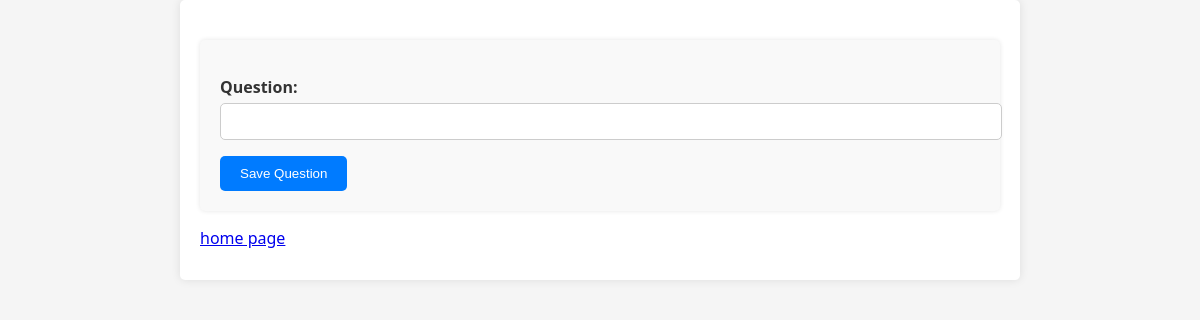
The app's page /forum/ (signed in), older data.
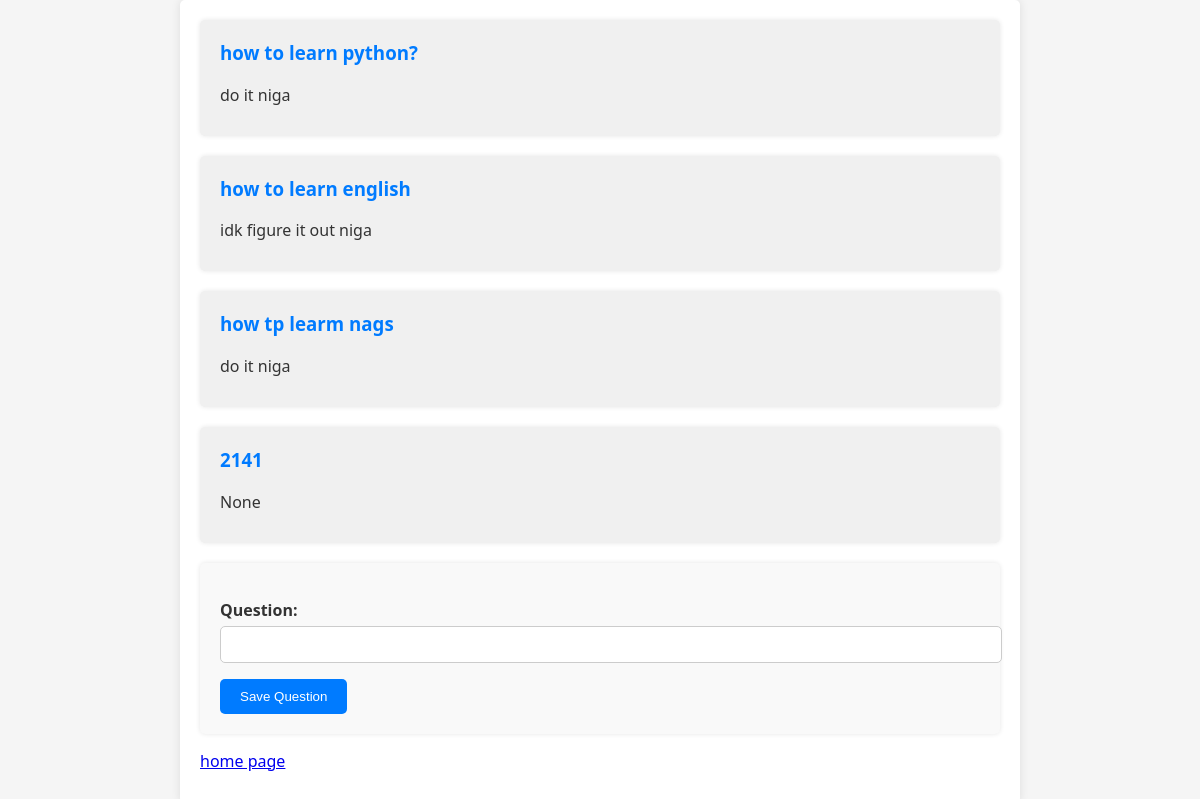
The same page, newer data.
### author/models.py (models this page shows)
class Forum(models.Model):
    question = models.CharField(max_length=400)
    answer = models.CharField(max_length=400, blank=True, null=True)

### author/views.py (the view)
# urls.py: path("forum/", views.forum, name='forum'),
@login_required
def forum(request):
    if request.user.role == "student":
        if request.method == "POST":
            form = Question(request.POST)
            if form.is_valid():
                form.save()
                return redirect("forum")
        else:
            form = Question()
        forum = Forum.objects.all()
        return render(request, 'author/forum.html', {'forum': forum, 'form': form})
    else:
        forum = Forum.objects.all()
        return render(request, 'author/forum.html', {'forum': forum})

### author/forms.py
class Question(forms.ModelForm):
    class Meta:
        model = Forum
        fields = ['question']

### author/templates/author/forum.html (shortened to what this page needs)
<!DOCTYPE html>
<html lang="en">
<head>
</head>
<body>
    <div class="container">
        {% if request.user.role == "student" %}
            {% for question in forum %}
                <div class="forum">
                    <h3>{{ question.question }}</h3>
                    <p>{{ question.answer }}</p>
                </div>
            {% endfor %}
            <form method="post">
                {{ form.as_p }}
                <button type="submit">Save Question</button>
            </form>
        {% endif %}
        <p><a class="home" href="{% url 'home' %}">home page</a></p>
    </div>
</body>
</html>

### author/templates/author/forum.html (style rules this page uses)
body { font-family: 'Segoe UI', Tahoma, Geneva, Verdana, sans-serif; background-color: #f5f5f5; color: #333; margin: 0; padding: 0; }
.container { max-width: 800px; margin: 0 auto; padding: 20px; background-color: #fff; box-shadow: 0 0 10px rgba(0, 0, 0, 0.1); border-radius: 5px; }
.forum { background-color: #f0f0f0; padding: 20px; margin-bottom: 20px; border-radius: 5px; box-shadow: 0 0 5px rgba(0, 0, 0, 0.1); }
.forum h3 { margin-top: 0; color: #007bff; }
.forum p { margin-bottom: 10px; }
form { margin-top: 20px; background-color: #f9f9f9; padding: 20px; border-radius: 5px; box-shadow: 0 0 5px rgba(0, 0, 0, 0.1); }
form label { display: block; font-weight: bold; margin-bottom: 5px; }
form input[type="text"], form textarea { width: 100%; padding: 10px; border: 1px solid #ccc; border-radius: 5px; resize: vertical; }
form button[type="submit"] { background-color: #007bff; color: #fff; border: none; padding: 10px 20px; border-radius: 5px; cursor: pointer; transition: background-color 0.3s ease; }
.home { display: flex; align-items: center; margin-bottom: -5px; }

Row changes from the older to the newer data that the page shows:
added Forum: question "how to learn python?", answer "do it niga"
added Forum: question "how to learn english", answer "idk figure it out niga"
added Forum: question "how tp learm nags", answer "do it niga"
added Forum: question "2141", answer "None"
